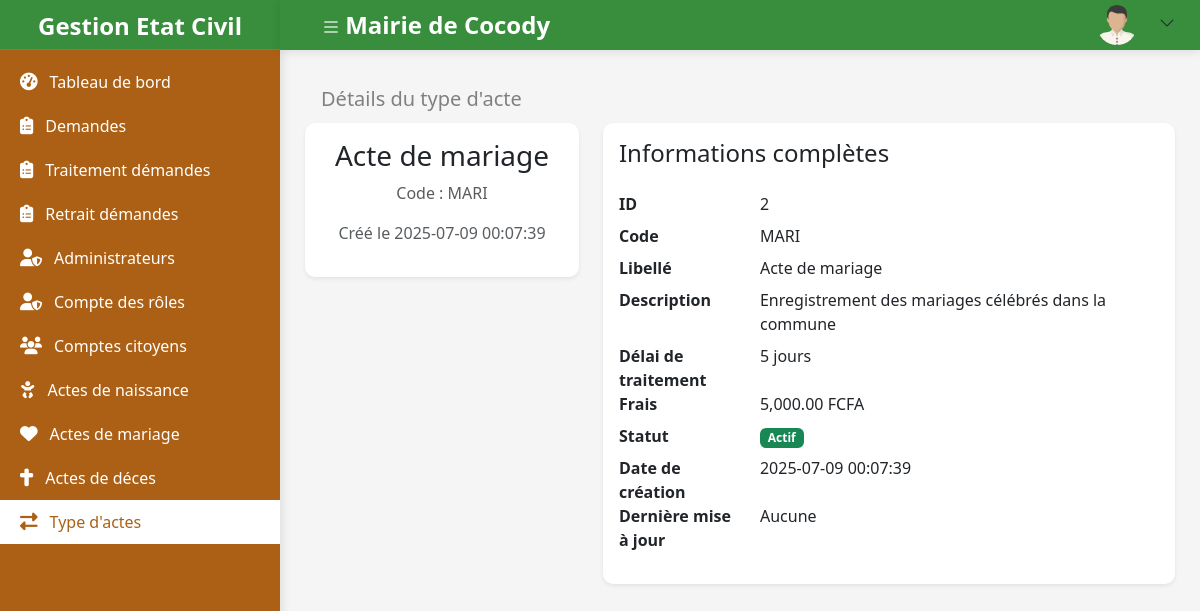
/admin/type_actes/details.php?id=2 (signed in), run on the app's committed database.
### tables this page shows
CREATE TABLE type_actes (
    id INT AUTO_INCREMENT PRIMARY KEY COMMENT 'Identifiant unique du type d acte',
    code VARCHAR(20) NOT NULL UNIQUE COMMENT 'Code unique du type d acte (ex: ACTE_NAIS)',
    libelle VARCHAR(100) NOT NULL COMMENT 'Nom ou libellé du type d acte',
    description TEXT COMMENT 'Description détaillée du type d acte',
    delai_traitement INT NOT NULL DEFAULT 3 COMMENT 'Durée prévue en jours pour le traitement',
    frais REAL NOT NULL DEFAULT 0 COMMENT 'Coût associé à l acte (en FCFA)',
    statut BOOLEAN NOT NULL DEFAULT TRUE COMMENT 'Actif ou non (true = actif)',
    fichier_path VARCHAR(255) COMMENT 'Chemin du modèle de fichier associé (PDF, etc.)',
    created_at DATETIME DEFAULT CURRENT_TIMESTAMP COMMENT 'Date de création',
    updated_at DATETIME ON UPDATE CURRENT_TIMESTAMP COMMENT 'Date de dernière mise à jour'
);

### app/repositories/type_acte_repository.php (called while the page is built, shortened)
<?php
require_once dirname(dirname(__DIR__)) . DIRECTORY_SEPARATOR . 'app/models/type_acte_model.php';
class TypeActeRepository {
    private $db;
    public function __construct($pdo) {
        $this->db = $pdo;
    }
    public function findById(int $id): ?TypeActeModel {
        $stmt = $this->db->prepare("
            SELECT * FROM type_actes
            WHERE id = :id
            LIMIT 1
        ");
        $stmt->execute([':id' => $id]);
        $data = $stmt->fetch(PDO::FETCH_ASSOC);
        return $data ? TypeActeModel::fromArray($data) : null;
    }
}

### app/models/type_acte_model.php (called while the page is built, shortened)
<?php
class TypeActeModel {
    private ?int $id;
    private string $code;
    private string $libelle;
    private ?string $description;
    private int $delaiTraitement;
    private float $frais;
    private bool $statut;
    private string $createdAt;
    private ?string $updatedAt;
    public function __construct(
        ?int $id = null,
        string $code = '',
        string $libelle = '',
        ?string $description = null,
        int $delaiTraitement = 3,
        float $frais = 0.0,
        bool $statut = true,
        string $createdAt = '',
        ?string $updatedAt = null,
        ?string $fichierPath = null,
    ) {
        $this->id = $id;
        $this->code = $code;
        $this->libelle = $libelle;
        $this->description = $description;
        $this->delaiTraitement = $delaiTraitement;
        $this->frais = $frais;
        $this->statut = $statut;
        $this->createdAt = $createdAt;
        $this->updatedAt = $updatedAt;
    }
    public function getId(): ?int { return $this->id; }
    public function getCode(): string { return $this->code; }
    public function getLibelle(): string { return $this->libelle; }
    public function getDescription(): ?string { return $this->description; }
    public function getDelaiTraitement(): int { return $this->delaiTraitement; }
    public function getFrais(): float { return $this->frais; }
    public function isStatut(): bool { return $this->statut; }
    public function getCreatedAt(): string { return $this->createdAt; }
    public function getUpdatedAt(): ?string { return $this->updatedAt; }
    public function setId(?int $id): self { $this->id = $id; return $this; }
    public function setCode(string $code): self { $this->code = $code; return $this; }
    public function setLibelle(string $libelle): self { $this->libelle = $libelle; return $this; }
    public function setDescription(?string $description): self { $this->description = $description; return $this; }
    public function setDelaiTraitement(int $delaiTraitement): self { $this->delaiTraitement = $delaiTraitement; return $this; }
    public function setFrais(float $frais): self { $this->frais = $frais; return $this; }
    public function setStatut(bool $statut): self { $this->statut = $statut; return $this; }
    public function setCreatedAt(string $createdAt): self { $this->createdAt = $createdAt; return $this; }
    public function setUpdatedAt(?string $updatedAt): self { $this->updatedAt = $updatedAt; return $this; }
    public function setFichierPath(?string $fichierPath): self { $this->fichierPath = $fichierPath; return $this; }
    public static function fromArray(array $data): self {
        return (new self())
            ->setId($data['id'] ?? null)
            ->setCode($data['code'] ?? '')
            ->setLibelle($data['libelle'] ?? '')
            ->setDescription($data['description'] ?? null)
            ->setFichierPath($data['fichier_path'] ?? null)
            ->setDelaiTraitement($data['delai_traitement'] ?? 3)
            ->setFrais((float)($data['frais'] ?? 0.0))
            ->setStatut((bool)($data['statut'] ?? true))
            ->setCreatedAt($data['created_at'] ?? '')
            ->setUpdatedAt($data['updated_at'] ?? null);
    }
}

### admin/type_actes/details.php (the view, shortened to what this page needs)
<?php
require_once __DIR__ . '/../../app/config/database.php';
require_once __DIR__ . '/../../admin/content_render.php';
require_once __DIR__ . '/../../app/helpers/action_helper.php';
require_once __DIR__ . '/../../app/repositories/type_acte_repository.php';
$typeActeRepository = new TypeActeRepository($db);
$id = $_GET['id'] ?? null;
try {
    $typeActe = $typeActeRepository->findById(intval($id));
} catch (Exception $e) {
    die('Erreur : ' . $e->getMessage());
}
?>
<?php include '../partials/header.php'; ?>
<main class="main-content">
    <?= ContentRendu::header(
        "Détails du type d'acte",
        [
            ActionHelper::bntIcon('Retour', 'bi bi-arrow-left', 'list.php', 'btn-secondary'),
            ActionHelper::bntIcon('Modifier', 'bi bi-pencil-square', 'edit.php?id=' . htmlspecialchars($typeActe->getId()), 'btn-warning'),
        ]
    ) ?>
    <div class="row">
        <div class="col-md-4">
            <div class="card shadow-sm mb-4">
                <div class="card-body text-center">
                    <h3><?= htmlspecialchars($typeActe->getLibelle()) ?></h3>
                    <p class="text-muted">Code : <?= htmlspecialchars($typeActe->getCode()) ?></p>
                    <p class="text-muted">Créé le <?= htmlspecialchars($typeActe->getCreatedAt()) ?></p>
                </div>
            </div>
        </div>
        <div class="col-md-8">
            <div class="card shadow-sm">
                <div class="card-body">
                    <h4 class="card-title mb-4">Informations complètes</h4>
                    <dl class="row">
                        <dt class="col-sm-3">ID</dt>
                        <dd class="col-sm-9"><?= htmlspecialchars($typeActe->getId()) ?></dd>
                        <dt class="col-sm-3">Code</dt>
                        <dd class="col-sm-9"><?= htmlspecialchars($typeActe->getCode()) ?></dd>
                        <dt class="col-sm-3">Libellé</dt>
                        <dd class="col-sm-9"><?= htmlspecialchars($typeActe->getLibelle()) ?></dd>
                        <dt class="col-sm-3">Description</dt>
                        <dd class="col-sm-9"><?= htmlspecialchars($typeActe->getDescription() ?? 'Aucune') ?></dd>
                        <dt class="col-sm-3">Délai de traitement</dt>
                        <dd class="col-sm-9"><?= htmlspecialchars($typeActe->getDelaiTraitement()) ?> jours</dd>
                        <dt class="col-sm-3">Frais</dt>
                        <dd class="col-sm-9"><?= htmlspecialchars(number_format($typeActe->getFrais(), 2)) ?> FCFA</dd>
                        <dt class="col-sm-3">Statut</dt>
                        <dd class="col-sm-9">
                            <span class="badge bg-<?= $typeActe->isStatut() ? 'success' : 'secondary' ?>">
                                <?= $typeActe->isStatut() ? 'Actif' : 'Inactif' ?>
                            </span>
                        </dd>
                        <dt class="col-sm-3">Date de création</dt>
                        <dd class="col-sm-9"><?= htmlspecialchars($typeActe->getCreatedAt()) ?></dd>
                        <dt class="col-sm-3">Dernière mise à jour</dt>
                        <dd class="col-sm-9"><?= $typeActe->getUpdatedAt() ? htmlspecialchars($typeActe->getUpdatedAt()) : 'Aucune' ?></dd>
                    </dl>
                </div>
            </div>
        </div>
    </div>
</main>
<?php include '../partials/footer.php'; ?>

### assets/css/admin.css (style rules this page uses)
:root { --primary-color: white; --sidebar-width: 280px; --header-height: 50px; --orange: #ac6015; --orange-clair: #FFB74D; --blanc: #FFFFFF; --vert: #4CAF50; --vert-fonce: #388E3C; --gris: #F5F5F5; }
body { display: flex; min-height: 100vh; background-color: #f5f5f5; margin: 0; padding: 0; }
.main-content { margin-left: var(--sidebar-width); margin-top: var(--header-height); padding: 25px; flex: 1; transition: margin-left 0.3s ease; }
.card { border-radius: 10px; box-shadow: 0 2px 10px rgba(0,0,0,0.05); border: none; margin-bottom: 25px; }

### data on the page
type_actes: libelle "Acte de mariage", code "MARI", created_at "2025-07-09 00:07:39", id "2", description "Enregistrement des mariages célébrés dans la commune", delai_traitement "5", frais "5,000.00"

### other printed values
$nav['name'] "Tableau de bord"
$nav['name'] "Demandes"
$nav['name'] "Traitement démandes"
$nav['name'] "Retrait démandes"
$nav['name'] "Administrateurs"
$nav['name'] "Compte des rôles"
$nav['name'] "Comptes citoyens"
$nav['name'] "Actes de naissance"
$nav['name'] "Actes de mariage"
$nav['name'] "Actes de déces"
$nav['name'] "Type d'actes"
COMMUNE_NAME "Mairie de Cocody"
$title "Détails du type d'acte"
